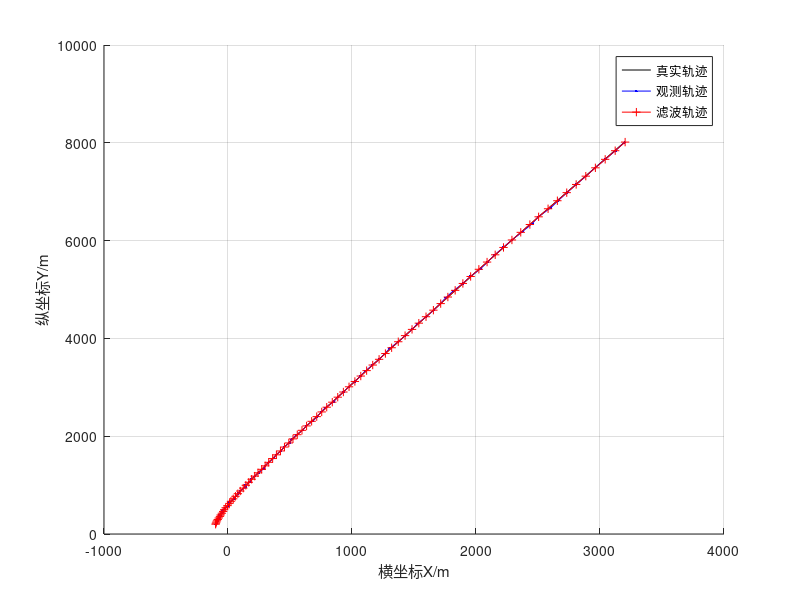

MATLAB code to generate this figure:
clc,clear;
rng(0);%随机误差种子
T = 1;%采样步长
N = 80;%采样次数
X = zeros(4,N);%目标的真实位置和速度
X(:,1) = [-100 2 200 20]';%初始状态的估计
Z = zeros(2,N); %传感器位置的测量值
Z(:,1) = [-100 200]';%假设初始位置的预测正确
Q = 0.01*diag([0.5*T^2 T 0.5*T^2 T]);%状态噪声的协方差矩阵估计(其中sigma_w^2 = 0.01)
R = [100 0.01;100 0.01]; %观测误差的协方差矩阵
A = [1 T 0 0;0 1 0 0;0 0 1 T;0 0 0 1];%状态转移矩阵
B = [0.5*T^2 0;T 0;0 0.5*T^2;0 T];
u = [1;2];
C = [1 0 0 0;0 0 1 0];
%以下是仿真得到测量值
for t = 2:N
    X(:,t) = A*X(:,t-1) + B*u + sqrtm(Q)*randn(4,1);
    Z(:,t) = C*X(:,t) + sqrtm(R)*randn(2,1);
end
%以下是kalman滤波阶段
Xkf = zeros(4,N);
Xkf(:,1) = X(:,1);
X_ = zeros(4,N);
X_(:,1) = X(:,1);
P0 = eye(4); %初始化状态值的协方差
for i = 2:N
    X_(:,i) = A*Xkf(:,i-1) + B*u;
    P_ = A*P0*A' + Q;
    Kk = P_*C'*inv(C*P_*C' + R);
    Xkf(:,i) = X_(:,i)+Kk*(Z(:,i) - C*X_(:,i));
    P0 = (eye(4) - Kk*C)*P_;    
end
%以下是画图
hold on
grid on
plot(X(1,:),X(3,:),'-k'); %真实轨迹
plot(Z(1,:),Z(2,:),'-b.');%观测轨迹
plot(Xkf(1,:),Xkf(3,:),'-r+');%滤波后轨迹
legend('真实轨迹','观测轨迹','滤波轨迹');
xlabel('横坐标X/m');
ylabel('纵坐标Y/m');
